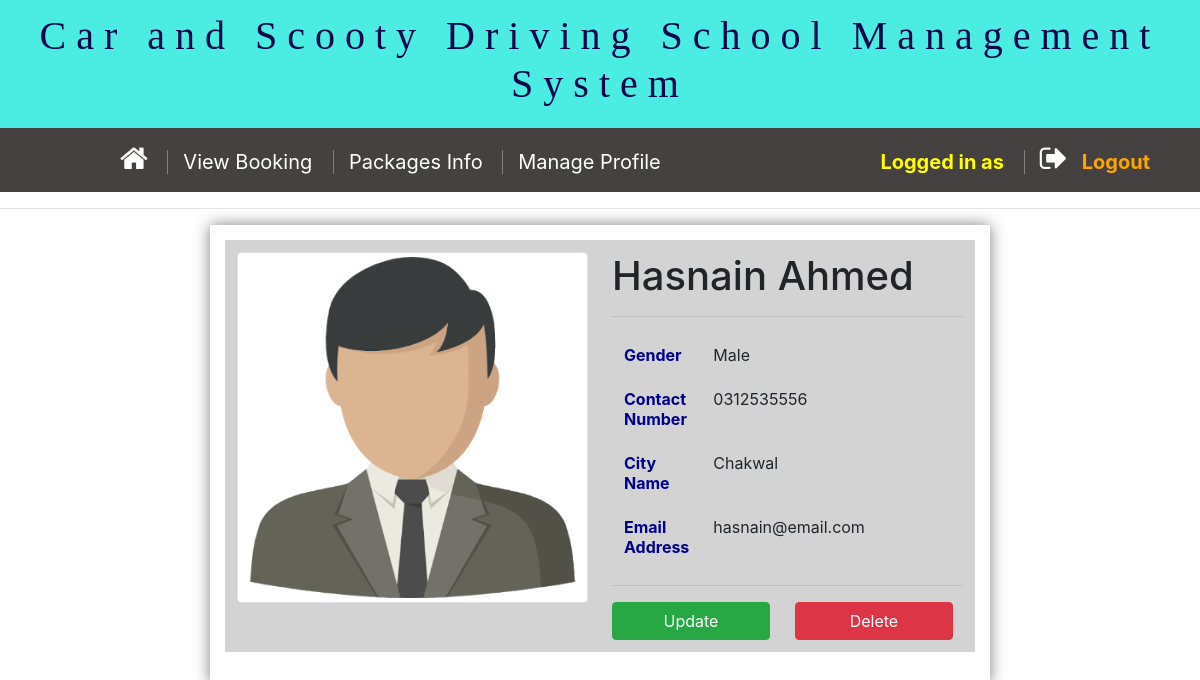
/adminUI/viewstudentdetail.php?studentprofile=1, run on the app's committed database.
### tables this page shows
CREATE TABLE `studenttable` (
  `sid` int(11) NOT NULL,
  `s_name` char(100) NOT NULL,
  `s_contact` bigint(11) NOT NULL,
  `s_gender` char(25) NOT NULL,
  `s_city` char(50) NOT NULL,
  `s_raddress` varchar(255) NOT NULL,
  `s_email` varchar(100) NOT NULL,
  `s_loginpasswrd` varchar(50) NOT NULL
);

### db/trainer/dbviewstudentdetail.php (called while the page is built)
<?php
include 'connection.php';
if (isset($_GET['studentprofile'])) {
     $stdntid = $_GET['studentprofile'];
     $query = "SELECT  *  FROM studenttable where sid   ='$stdntid'";
     $result = mysqli_query($conn, $query);
     if ($result->num_rows > 0) {
          $row = mysqli_fetch_assoc($result);
          $trainerid = $row["sid"];
          $name = $row["s_name"];
          $contact = $row["s_contact"];
          $gender = $row["s_gender"];
          $city = $row["s_city"];
          $email = $row["s_email"];
     }
}
?>

### adminUI/viewstudentdetail.php (the view, shortened to what this page needs)
<html lang="en">
<head>
    <link rel="stylesheet" href="../css/index.css">
    <?php
    include "../header/trainerheader.php";
    include "../db/trainer/dbviewstudentdetail.php";
    ?>
</head>
<body>
    <div style="padding:15px; width:65%; margin:auto; box-shadow: 0px 0px 15px 0px grey;">
        <table class="table table-borderless">
            <tr id="tr1">
                <td style="width:50%">
                    <?php
                    if ($gender == "Male") {
                        echo '
        <img  src="../images/male.png" style="width:100%; height: auto;" class="img-thumbnail" >';
                    } else {
                        echo '
        <img class="d" src="../images/female.png" style="width:100%; height: auto;" class="img-thumbnail" >';
                    }
                    ?>
                </td>
                <td style="width:75%">
                    <h1>
                        <?php echo $name;  ?>
                    </h1>
                    <hr>
                    <table class="table table-borderedless">
                        <tr>
                            <td id="tds">Gender</td>
                            <td><?php echo $gender; ?> </td>
                </td>
            </tr>
            <tr>
                <td id="tds">Contact Number</td>
                <td>0<?php echo  $contact; ?> </td>
            </tr>
            <tr>
                <td id="tds">City Name</td>
                <td><?php echo $city; ?></td>
            </tr>
            <tr>
                <td id="tds">Email Address</td>
                <td><?php echo  $email; ?> &nbsp; </td>
            </tr>
        </table>
        <hr>
        <?php
        echo "<a href='updatestudent.php?update=" . $trainerid . "'><button class='btn btn-success' style='width:45%;'>Update</button></a> &emsp;
<a href='../db/admin/dbdeletestudent.php?delete=" . $trainerid . "'><button class='btn btn-danger' style='width:45%;'>Delete</button></a>";
        ?>
    </div>
</body>
</html>

### adminUI/viewstudentdetail.php (style rules this page uses)
#tr1 { background: lightgray; padding: 10px; }
#tds { width: 25%; font-weight: bold; color: darkblue; }

### data on the page
studenttable: s_name "Hasnain Ahmed", s_gender "Male", s_contact "312535556", s_city "Chakwal", s_email "hasnain@email.com"
